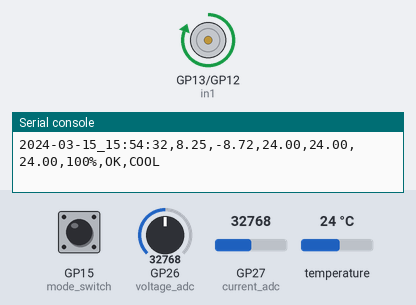
The program below on a simulated Raspberry Pi Pico running MicroPython. Shown: motor-driver pin pairs drawn as motors (green arrow = first pin HIGH = forward, orange = second pin HIGH = backward, longer = more drive, scaled by the enable pin), the last lines printed to the serial console. Inputs (shaded band) come from the test bench; at power-on: temperature 24 °C, GP15 (mode_switch) HIGH, GP26 (voltage_adc) = 32768, GP27 (current_adc) = 32768 (analog values on the 0–65535 scale). WiFi joins after 1.5 s; the clock reads 2024-03-15 10:24:30 at power-on unless the program sets it; files the program writes start out absent; files that are not in the repository are absent.

Above: at 3.2 s.
3.3 s: temperature set to 22 °C
At 5.1 s:
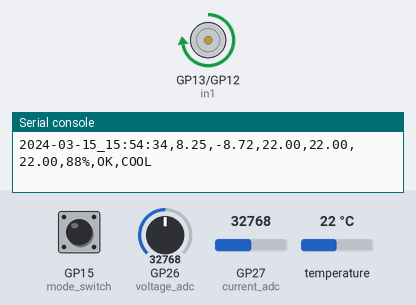
6.9 s: GP15 (mode_switch) pulled LOW for 1 s
At 9.0 s:
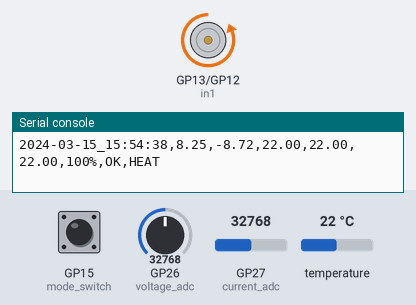
10.7 s: temperature set to 19 °C
At 12.1 s:
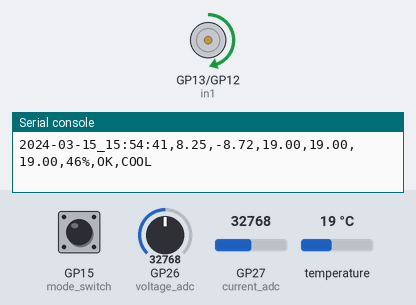
14.3 s: temperature set to 12 °C
17.0 s: temperature set to 17.4 °C
19.1 s: temperature set to 18.6 °C
At 21.0 s:
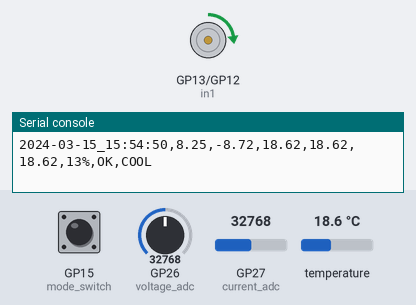
Timing chart, 0 to 23.7 s (numbered marks = the images above; inputs shaded):
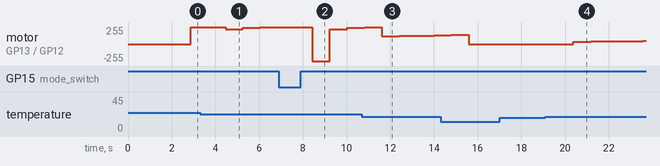

The program:

main.py
```python
import machine
import onewire
import ds18x20
import time
import network
import ntptime
import os

# --- Wi-Fi & Time Setup ---
WIFI_SSID = "YOUR_WIFI_NAME"
WIFI_PASSWORD = "YOUR_WIFI_PASSWORD"
IST_OFFSET = 19800

print("Connecting to Wi-Fi...")
wlan = network.WLAN(network.STA_IF)
wlan.active(True)
wlan.connect(WIFI_SSID, WIFI_PASSWORD)

max_wait = 10
while max_wait > 0:
    if wlan.status() < 0 or wlan.status() >= 3:
        break
    max_wait -= 1
    time.sleep(1)

if wlan.status() == 3:
    try:
        ntptime.settime()
        ist_epoch = time.time() + IST_OFFSET
        tm = time.localtime(ist_epoch)
        machine.RTC().datetime((tm[0], tm[1], tm[2], tm[6], tm[3], tm[4], tm[5], 0))
    except Exception:
        pass

# --- Setup Sensors, Controls & Switches ---
ds_pin = machine.Pin(16)
ds_sensor = ds18x20.DS18X20(onewire.OneWire(ds_pin))
voltage_adc = machine.ADC(26)
current_adc = machine.ADC(27)

peltier_pwm = machine.PWM(machine.Pin(14))
peltier_pwm.freq(1000)
peltier_pwm.duty_u16(0)

in1 = machine.Pin(13, machine.Pin.OUT)
in2 = machine.Pin(12, machine.Pin.OUT)

# NEW: Setup the Mode Toggle Switch on GP15
# Using PULL_UP means it reads '1' normally, and '0' when the switch is closed to Ground.
mode_switch = machine.Pin(15, machine.Pin.IN, machine.Pin.PULL_UP)

# --- Constants & Calibration ---
ADC_TO_VOLTS = 3.3 / 65535
VOLTAGE_DIVIDER_RATIO = 5.0
ACS712_OFFSET = 2.522  # Calibrated Offset
ACS712_SENSITIVITY = 0.100  # 20A Sensor Sensitivity

# Sensor Addresses (UPDATE THESE)
ROOM_ADDR = bytearray(b'(\xf9\xa6u\xd0\x01<\xbc') #Run the other code to find your sensor addresses
COOLER_ADDR = bytearray(b'(\x8f\xfcu\xd0\x01<\xbe')
EXHAUST_ADDR = bytearray(b'(\xd8\x7fu\xd0\x01<\x90')

FILE_NAME = "data_log.csv"
BACKUP_FILE_NAME = "data_log_backup.csv"
HEADER = "time,voltage,current,roomtemp,coolertemp,exhusttemp,cooling_power,status,mode\n"
MAX_FILE_SIZE = 512000

# ==========================================
# --- SMART CLIMATEBAND SETTINGS ---
# Mode is now handled by the physical switch!

# Cooling Settings
COOL_TARGET = 18.0
COOL_MAX = 23.0
EXHAUST_DANGER = 45.0

# Heating Settings
HEAT_TARGET = 38.0
HEAT_MIN = 33.0
NECK_DANGER = 45.0
# ==========================================

try:
    with open(FILE_NAME, "r") as file:
        pass
except OSError:
    with open(FILE_NAME, "w") as file:
        file.write(HEADER)

print(HEADER.strip())

integral_boost = 0.0

while True:
    # --- Read Physical Switch for Mode ---
    if mode_switch.value() == 0:
        MODE = "HEAT"
    else:
        MODE = "COOL"

    ds_sensor.convert_temp()
    time.sleep_ms(750)

    t = time.localtime()
    timestamp = f"{t[0]}-{t[1]:02d}-{t[2]:02d}_{t[3]:02d}:{t[4]:02d}:{t[5]:02d}"

    # Smooth Voltage AND Current Averaging (10ms sample)
    v_sum = 0
    i_sum = 0
    for _ in range(100):
        v_sum += voltage_adc.read_u16()
        i_sum += current_adc.read_u16()
        time.sleep_us(100)

    avg_v_pin = (v_sum / 100) * ADC_TO_VOLTS
    actual_voltage = avg_v_pin * VOLTAGE_DIVIDER_RATIO

    avg_i_pin = (i_sum / 100) * ADC_TO_VOLTS
    actual_current = (avg_i_pin - ACS712_OFFSET) / ACS712_SENSITIVITY

    # Read Temp Sensors & Check for disconnects
    sensor_error = False
    try: room_temp = ds_sensor.read_temp(ROOM_ADDR)
    except Exception: room_temp = 0.0

    try: cooler_temp = ds_sensor.read_temp(COOLER_ADDR)
    except Exception:
        cooler_temp = 0.0
        sensor_error = True

    try: exhaust_temp = ds_sensor.read_temp(EXHAUST_ADDR)
    except Exception:
        exhaust_temp = 0.0
        sensor_error = True

    status = "OK"
    power_percent = 0

    # --- SMART THERMOSTAT WITH PI CONTROL ---
    if sensor_error:
        status = "EMERGENCY_SHUTDOWN_SENSOR_DISCONNECTED"
        power_percent = 0
        in1.value(0)
        in2.value(0)
        integral_boost = 0.0

    elif MODE == "COOL":
        in1.value(1)
        in2.value(0)

        if exhaust_temp >= EXHAUST_DANGER:
            status = "EMERGENCY_SHUTDOWN_EXHAUST_OVERHEAT"
            integral_boost = 0.0
        elif cooler_temp >= COOL_MAX:
            power_percent = 100
            integral_boost = 0.0
        elif cooler_temp <= COOL_TARGET:
            power_percent = 0
            integral_boost = 0.0
        else:
            power_fraction = (cooler_temp - COOL_TARGET) / (COOL_MAX - COOL_TARGET)
            base_power = power_fraction * 100

            integral_boost += (cooler_temp - COOL_TARGET) * 2.0
            if integral_boost > 50: integral_boost = 50

            power_percent = int(base_power + integral_boost)
            if power_percent > 100: power_percent = 100

    elif MODE == "HEAT":
        in1.value(0)
        in2.value(1)

        if cooler_temp >= NECK_DANGER:
            status = "EMERGENCY_SHUTDOWN_NECK_BURN_WARNING"
            integral_boost = 0.0
        elif cooler_temp <= HEAT_MIN:
            power_percent = 100
            integral_boost = 0.0
        elif cooler_temp >= HEAT_TARGET:
            power_percent = 0
            integral_boost = 0.0
        else:
            power_fraction = (HEAT_TARGET - cooler_temp) / (HEAT_TARGET - HEAT_MIN)
            base_power = power_fraction * 100

            integral_boost += (HEAT_TARGET - cooler_temp) * 2.0
            if integral_boost > 50: integral_boost = 50

            power_percent = int(base_power + integral_boost)
            if power_percent > 100: power_percent = 100

    if "EMERGENCY" in status:
        power_percent = 0

    duty_cycle = int((power_percent / 100) * 65534)
    peltier_pwm.duty_u16(duty_cycle)

    # Log and Print Data
    data_string = f"{timestamp},{actual_voltage:.2f},{actual_current:.2f},{room_temp:.2f},{cooler_temp:.2f},{exhaust_temp:.2f},{power_percent}%,{status},{MODE}"
    print(data_string)

    try:
        file_size = os.stat(FILE_NAME)[6]
        if file_size >= MAX_FILE_SIZE:
            os.rename(FILE_NAME, BACKUP_FILE_NAME)
            with open(FILE_NAME, "w") as file:
                file.write(HEADER)
    except OSError:
        pass

    try:
        with open(FILE_NAME, "a") as file:
            file.write(data_string + "\n")
    except Exception:
        pass
```

Measured:
- after the input at 3.3 s, motor on GP13 (in1) / GP12 (in2): forward 255/255 → forward 224/255 after 1.2 s, → forward 245/255 0.79 s later, → forward 255/255 0.79 s later
- after the input at 6.9 s, motor on GP13 (in1) / GP12 (in2): forward 255/255 → backward 255/255 after 1.5 s, → forward 224/255 0.79 s later, → forward 245/255 0.79 s later
- after the input at 19.1 s, motor on GP13 (in1) / GP12 (in2): moves from stopped to forward 46/255 over 3.2 s, starting after 1.3 s
